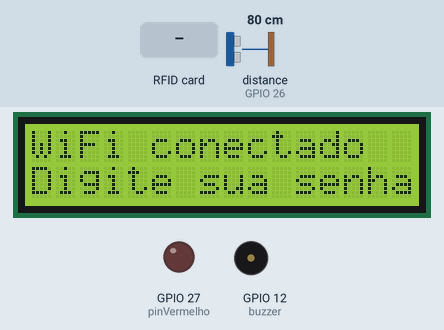
Simulated run of this sketch. Board: ESP32. On the bench: 16×2 character LCD, output pins drawn as LEDs (lit = HIGH), buzzer (waves = sounding, pin HIGH). The inputs (shaded band) are chosen by the test bench; at power-on: distance to the obstacle (sensor on GPIO 26) 80 cm. The echo pulse lasts 58.3 µs per cm; WiFi joins after 1.5 s; servers stay silent unless stated; pins used as bus, display or sensor lines are not drawn; what the sketch prints to the serial monitor is not drawn.

Above: at 2.2 s.
5.4 s: RFID card 11 22 33 44 held to the reader
At 7.3 s:
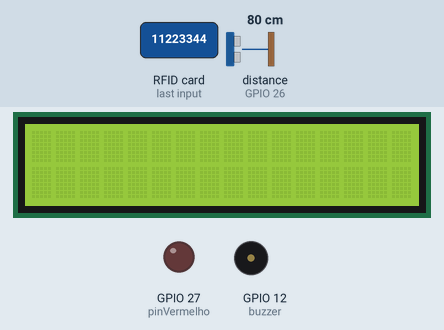
7.9 s: RFID card 5E 7A 19 C4 held to the reader
At 8.2 s:
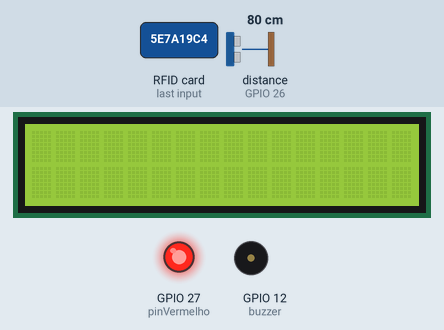
10.4 s: RFID card AA BB CC DD held to the reader
At 11.0 s:
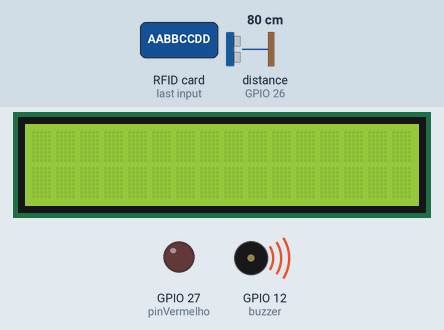
Timing chart, 0 to 13.4 s (numbered marks = the images above; inputs shaded):
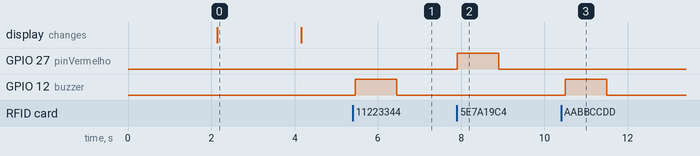

Measured:
- after the input at 5.4 s, GPIO 12 (buzzer): LOW → HIGH after 0.06 s, → LOW 1.0 s later
- after the input at 7.9 s, GPIO 27 (pinVermelho): LOW → HIGH at once, → LOW 1.0 s later
- after the input at 10.4 s, GPIO 12 (buzzer): LOW → HIGH after 0.10 s, → LOW 1.0 s later
- what the display in image 0 shows lasts 2.1 s, from 2.1 s to 4.2 s

The sketch:

circuito_monitor_3.ino
```cpp
//Inclusão da biblioteca necessária para adicionar o sensor ultrassônico
#include "Ultrasonic.h"
//Inclusão da biblioteca necessáaria para adicionar o teclado de membrana
#include <Keypad.h>
//Inclusão da biblioteca necessária para adicionar o display de LCD
#include <LiquidCrystal_I2C.h>
//Inclusão da biblioteca que possibilita a conexão wi-fi
#include <WiFi.h>
#include <Wire.h>
//incluindo as bibliotecas necessárias para o rfid
#include <MFRC522.h>
#include <SPI.h>

//definindo novas portas para a comunicação I2C do display lcd
#define SDA_PIN 17
#define SCL_PIN 16

//definindo as portas para o rfid
#define SS_PIN    21
#define RST_PIN   22
#define SIZE_BUFFER     18
#define MAX_SIZE_BLOCK  16
//definindo as portas dos leds que indicam se o id identificado pelo rfid foi autorizado
#define pinVerde     26
#define pinVermelho  27
//definindo porta do buzzer que toca ao autorizar
//#define buzzer  12

//define a porta do led que acende para indicar a conexão wi-fi
const int led_wifi = 25;
//Cria uma variável booleana para armazenar se o wi-fi está ligado ou não
bool conectadoWiFi = false;

//Inicializa o display no endereco 0x27
LiquidCrystal_I2C lcd(0x27,16,2);

//Define uma variável para armazenar o valor que verifica se a senha digitada está correta
int autorizado = 0;
//Define o numero de filas
const uint8_t ROWS = 4;
//Define o numero de colunas
const uint8_t COLS = 4;
//Define districuicao de teclas
char keys[ROWS][COLS] = {
  { '1', '2', '3', 'A' },
  { '4', '5', '6', 'B' },
  { '7', '8', '9', 'C' },
  { '*', '0', '#', 'D' }
};
//Define os pinos de cada fila
uint8_t colPins[COLS] = { 4, 0, 2, 15 };
//Define os pinos de cada coluna
uint8_t rowPins[ROWS] = { 34, 16, 32, 35 };
//Cria um objeto com os parametros definidos acima
Keypad keypad = Keypad(makeKeymap(keys), rowPins, colPins, ROWS, COLS);

//Pino utilizado para conectar o Echo do sensor ultrassônico
const int echoPin = 26;
//Pino ultilizado para conectar o Trig do sensor ultrassônico
const int trigPin = 25;
//Cria uma string para armazenar o texto digitado no teclado de membrana
String texto;
//Define uma variável para identificar e armazenar a tecla selecionada
char tecla_press;
//Define uma porta para o buzzer
const int buzzer = 12;

//preparando o setup para o rfid
// Esse objeto 'chave' é utilizado para autenticação
MFRC522::MIFARE_Key key;
// Código de status de retorno da autenticação
MFRC522::StatusCode status;
// Definições do pino do módulo RC522
MFRC522 mfrc522(SS_PIN, RST_PIN);
// Definição da estrutura para armazenar dados do funcionário
struct Employee {
  String name;
  byte uid[4];
};
const int MAX_EMPLOYEES = 5;
Employee employees[MAX_EMPLOYEES] = {
  {"Samuel", {0x11, 0x22, 0x33, 0x44}},
  {"Eu", {0xAA, 0xBB, 0xCC, 0xDD}},
  {"FUNCIONA P@#$$", {0x53, 0x7B, 0xB5, 0x1A}}
  // Adicione mais funcionários conforme necessário
};

//Iniciando as portas do sensor ultrassônico
Ultrasonic ultrasonic(trigPin,echoPin);
//Definindo strings para armazenar as senhas
String ID_1 = "3689";
//Definindo strings para armazenar as senhas
String ID_2 = "1091";
//Definindo strings para armazenar as senhas
String ID_3 = "7853";
//Definindo uma variável para armazenar a distância
int distancia;
int n_dispositivo;

void hcsr04(){
    //Define o pulso do pino como low
    digitalWrite(trigPin, LOW);
    delayMicroseconds(2);
    //Define o pulso do pino como high
    digitalWrite(trigPin, HIGH);
    delayMicroseconds(10);
    //Define o pulso do pino como low
    digitalWrite(trigPin, LOW);
    //Variável que recebe o valor identificado pelo sensor ultrassônico
    distancia = (ultrasonic.Ranging(CM));
    delay(100);
 }

void ler_teclado(){
  tecla_press = keypad.getKey();
  if(tecla_press != '#'){
    texto += String(tecla_press);
  }
}

  //Função para conectar o microcontrolador ao wi-fi
void conectarWiFi() {
  //Imprime no monitor serial que o microcontrolador está se conectando a rede wi-fi
  Serial.print("Conectando ao WiFi...");
  //Define o nome e a senha da red
    //WiFi.begin("SSID", "SENHA");
  WiFi.begin("Enya", "eunaosei");
  //O while existe para que enquanto estiver conectando apareça "." no monitor serial
  while (WiFi.status() != WL_CONNECTED) {
    delay(1000);
    Serial.print(".");
  }

  if (WiFi.status() == WL_CONNECTED) {
    //Quando o wi-fi é conectado, o led é aceso
    Wire.begin(SDA_PIN, SCL_PIN);
    lcd.setBacklight(HIGH);
    lcd.setCursor(0, 0);
    //Imprime no display LCD que o wi-fi foi conectado
    lcd.print("WiFi conectado");
    lcd.setCursor(0, 1);
    //Após a conexão wi-fi, imprime no display LCD para a senha ser digitada
    lcd.print("Digite sua senha:");
    //Após a conexão, o led que indica o status da rede é ligado
    digitalWrite(led_wifi, HIGH);
    delay(2000);
    //Limpa o display LCD
    lcd.clear();
  }
  // Exibe a mensagem de conexão bem sucedida e atualiza a variável conectadoWiFi
  Serial.println("Conectado ao WiFi com sucesso!");
  conectadoWiFi = true;
}

void setup(){
  lcd.init();
  //Definindo pinos como entrada ou saída
  pinMode(led_wifi, OUTPUT);
  pinMode(buzzer, OUTPUT);
  pinMode(echoPin, INPUT);
  pinMode(trigPin, OUTPUT);
  pinMode(pinVerde, OUTPUT);
  pinMode(pinVermelho, OUTPUT);
  pinMode(buzzer, OUTPUT);
  Serial.begin(9600);
  //Inicializa o barramento SPI
  SPI.begin();
  pinMode(pinVerde, OUTPUT);
  pinMode(pinVermelho, OUTPUT);
  pinMode(buzzer, OUTPUT);
  mfrc522.PCD_Init();
  conectarWiFi();
  }
void loop(){
  //Acende o led se o wifi estiver conectado
  if (conectadoWiFi) {
    digitalWrite(led_wifi, HIGH);
    //Deixa o led desligado se o wi-fi não estiver conectado
  } else {
    digitalWrite(led_wifi, LOW);
  }

  //Chamando o método "hcsr04()"
  hcsr04();
  ler_teclado();
  lcd.setBacklight(HIGH);

    // Aguarda a aproximação do cartão
  if (!mfrc522.PICC_IsNewCardPresent()) {
    return;
  }
  // Seleciona um dos cartões
  if (!mfrc522.PICC_ReadCardSerial()) {
    return;
  }
  leituraDados();
  // Instrui o PICC, quando no estado ACTIVE, a ir para um estado de "parada"
  mfrc522.PICC_HaltA();
  // "Stop" a encriptação do PCD, deve ser chamado após a comunicação com autenticação,
  // caso contrário novas comunicações não poderão ser iniciadas
  mfrc522.PCD_StopCrypto1();

}

void leituraDados() {
  // Imprime os detalhes técnicos do cartão/tag
  mfrc522.PICC_DumpDetailsToSerial(&(mfrc522.uid));
  // Prepara a chave - todas as chaves estão configuradas para FFFFFFFFFFFFh (Padrão de fábrica)
  for (byte i = 0; i < 6; i++) {
    key.keyByte[i] = 0xFF;
  }
  // Buffer para colocar os dados lidos
  byte buffer[SIZE_BUFFER] = {0};
  // Bloco em que faremos a operação
  byte bloco = 1;
  byte tamanho = SIZE_BUFFER;
  // Faz a autenticação do bloco em que vamos operar
  status = mfrc522.PCD_Authenticate(MFRC522::PICC_CMD_MF_AUTH_KEY_A, bloco, &key, &(mfrc522.uid)); // linha 834 do arquivo MFRC522.cpp
  if (status != MFRC522::STATUS_OK) {
    Serial.print(F("Falha na autenticação: "));
    Serial.println(mfrc522.GetStatusCodeName(status));
    autorizado = 0;
    return;
  }
  // Faz a leitura dos dados do bloco
  status = mfrc522.MIFARE_Read(bloco, buffer, &tamanho);
  if (status != MFRC522::STATUS_OK) {
    Serial.print(F("Falha na leitura: "));
    Serial.println(mfrc522.GetStatusCodeName(status));
    return;
  }

  Serial.print(F("\nDados do bloco ["));
  Serial.print(bloco);
  Serial.print(F("]: "));
  // Imprime os dados lidos
  for (uint8_t i = 0; i < MAX_SIZE_BLOCK; i++) {
    Serial.write(buffer[i]);
  }
  Serial.println(" ");
  // Verificação do UID
  bool uidVerified = false;
  for (int i = 0; i < MAX_EMPLOYEES; i++) {
    if (memcmp(employees[i].uid, mfrc522.uid.uidByte, 4) == 0) {
      uidVerified = true;
      autorizado = 1;
      Serial.println("Funcionário encontrado: " + employees[i].name);
      digitalWrite(pinVerde, HIGH);
      digitalWrite(buzzer, HIGH);
      delay(1000);
      digitalWrite(buzzer, LOW);
      digitalWrite(pinVerde, LOW);
      break;
    }
  }
  if (!uidVerified) {
    Serial.println("UID inválido");
    digitalWrite(pinVermelho, HIGH);
    delay(1000);
    digitalWrite(pinVermelho, LOW);
  }

if(autorizado == 1){
    lcd.setCursor(0, 0);
    //Imprime no display LCD que o wi-fi foi conectado
    lcd.print("N° do dispositivo:");
    lcd.clear();
  }

  else{
    autorizado = 0;
  }

  if(tecla_press){
    n_dispositivo = tecla_press;
  }
}
```
